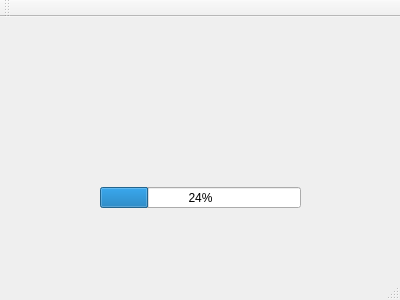
<?xml version="1.0" encoding="UTF-8"?>
<ui version="4.0">
 <class>MainWindow</class>
 <widget class="QMainWindow" name="MainWindow">
  <property name="geometry">
   <rect>
    <x>0</x>
    <y>0</y>
    <width>400</width>
    <height>300</height>
   </rect>
  </property>
  <property name="windowTitle">
   <string>MainWindow</string>
  </property>
  <widget class="QWidget" name="centralWidget">
   <widget class="QProgressBar" name="progressBar">
    <property name="geometry">
     <rect>
      <x>100</x>
      <y>170</y>
      <width>201</width>
      <height>21</height>
     </rect>
    </property>
    <property name="value">
     <number>24</number>
    </property>
   </widget>
  </widget>
  <widget class="QToolBar" name="mainToolBar">
   <attribute name="toolBarArea">
    <enum>TopToolBarArea</enum>
   </attribute>
   <attribute name="toolBarBreak">
    <bool>false</bool>
   </attribute>
  </widget>
  <widget class="QStatusBar" name="statusBar"/>
  <widget class="QMenuBar" name="menuBar">
   <property name="geometry">
    <rect>
     <x>0</x>
     <y>0</y>
     <width>400</width>
     <height>23</height>
    </rect>
   </property>
  </widget>
 </widget>
 <layoutdefault spacing="6" margin="11"/>
 <resources/>
 <connections/>
</ui>
